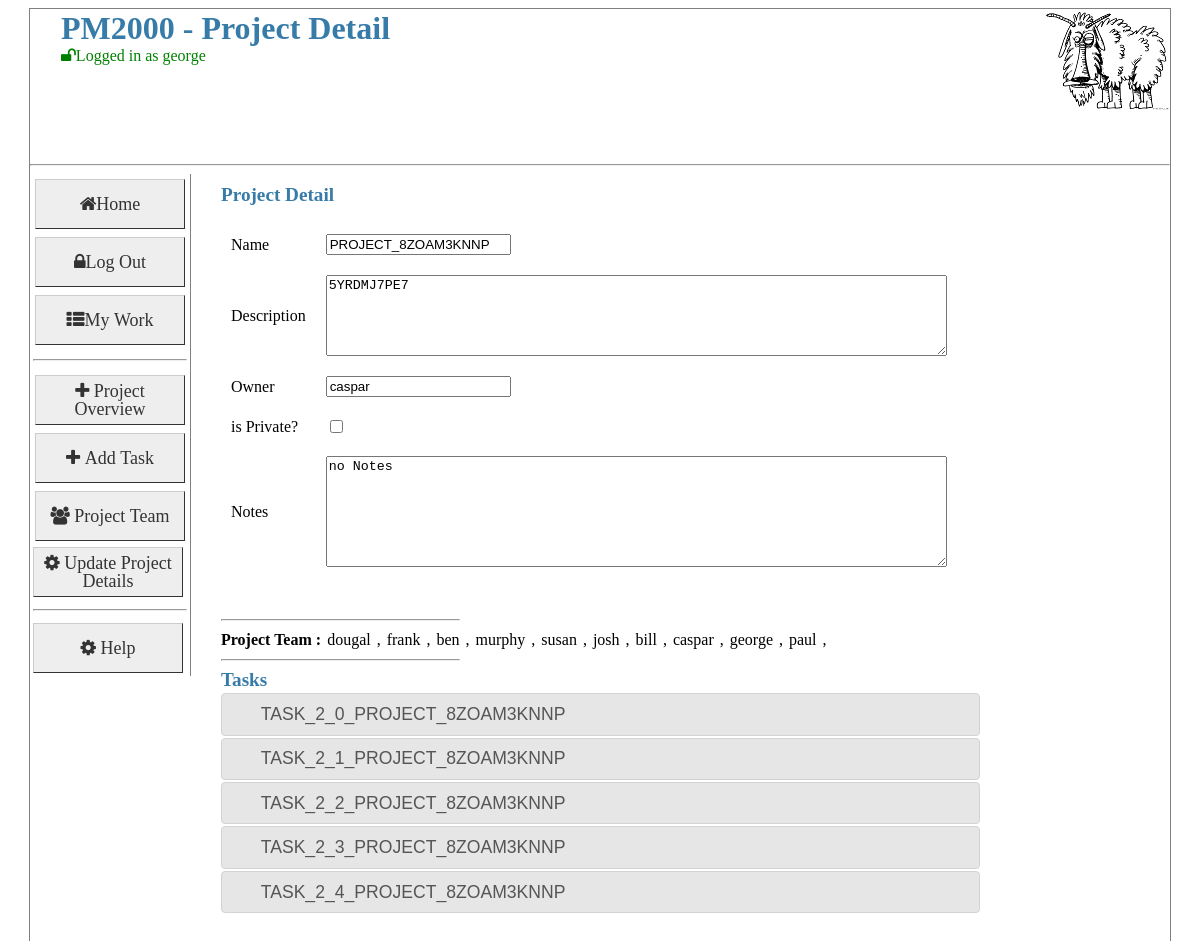
Page /showProjectDetail/id/3 (signed in) on the committed database.
### pm2000/dal/models.py (models this page shows, shortened)
class Actors(UserMixin, Base):
    __tablename__ = "actors"
    id: Mapped[int] = mapped_column(primary_key=True, autoincrement=True)
    name: Mapped[str] = mapped_column(String(250), nullable=False)
    user_name: Mapped[str] = mapped_column(String(250), nullable=False)
    email: Mapped[str] = mapped_column(String(250), nullable=True)
    password: Mapped[str] = mapped_column(String(250), nullable=False)
    role: Mapped[int] = mapped_column(Integer, nullable=False)
    is_verified: Mapped[bool] = mapped_column(Boolean, default=False)
    is_frozen: Mapped[bool] = mapped_column(Boolean, default=False)
    is_hidden: Mapped[bool] = mapped_column(Boolean, default=False)
    parent: Mapped[Projects] = relationship(back_populates="project_owner")
    projects: Mapped[List[Projects]] = relationship(
        "Projects", secondary="project_actors_link",viewonly=True
    )
    tasks:Mapped[List[Tasks]] = relationship("Tasks", secondary="task_actors_link",viewonly=True)
    @staticmethod
    def getActorBy_ID(_id):
        Logger.info("Actors.getActorBy_ID [%s]" % _id)
        actor = ""
        try:
            actor = Actors.query.filter(Actors.id == _id).one()
        except MultipleResultsFound as e:
            Logger.exception("Actors.getActorBy_ID Multiple Results Found")
        except NoResultFound as e:
            Logger.exception("Actors.getActorBy_ID no result")
        return actor

class Projects(Base):
    __tablename__ = "projects"
    id: Mapped[int] = mapped_column(primary_key=True)
    name: Mapped[str] = mapped_column(String(250), nullable=False)
    desc: Mapped[str] = mapped_column(String(1024), nullable=True)
    notes: Mapped[str] = mapped_column(String(1024), nullable=True)
    dateOpened: Mapped[DateTime] = mapped_column(DateTime, nullable=False)
    dateClosed: Mapped[DateTime] = mapped_column(DateTime, nullable=True)
    is_private: Mapped[bool] = mapped_column(Boolean, default=False)
    is_hidden: Mapped[bool] = mapped_column(Boolean, default=False)
    project_owner_id: Mapped[int] = mapped_column(ForeignKey("actors.id"))
    project_owner: Mapped[Actors] = relationship()
    project_tasks_list: Mapped[List[Tasks]] = relationship()
    actors: Mapped[List[Actors]] = relationship(secondary="project_actors_link")
    def GetChildTasks(self):
        Logger.info("Project.GetChildTasks")
        _tasks = None
        try:
            _tasks = (
                db_session.query(Tasks)
                .filter(Tasks.project_id == self.id)
                .filter(Tasks.parent_id == None)
                .all()
            )
        except:
            Logger.exception("Project.GetChildTasks")
        return _tasks

class Tasks(Base):
    __tablename__ = "tasks"
    id: Mapped[int] = mapped_column(primary_key=True)
    name: Mapped[str] = mapped_column(String(250), nullable=False)
    desc: Mapped[str] = mapped_column(String(2048), nullable=True)
    dateOpened: Mapped[DateTime] = mapped_column(DateTime, nullable=False)
    dateDue: Mapped[DateTime] = mapped_column(DateTime, nullable=True)
    dateClosed: Mapped[DateTime] = mapped_column(DateTime, nullable=True)
    priority: Mapped[Integer] = mapped_column(Integer, nullable=True)
    risk: Mapped[Integer] = mapped_column(Integer, nullable=True)
    md: Mapped[Integer] = mapped_column(Integer, nullable=True)
    is_hidden: Mapped[Boolean] = mapped_column(Boolean, default=False)
    strikeOut: Mapped[Boolean] = mapped_column(Boolean)
    closed_id:Mapped[int] = mapped_column(ForeignKey("closedAs.id"), nullable=True)
    project_id :Mapped[int]= mapped_column( ForeignKey("projects.id"), nullable=False)
    parent_id :Mapped[int]= mapped_column( ForeignKey("tasks.id"), nullable=True)
    owner_id :Mapped[int]= mapped_column( ForeignKey("actors.id"))
    child_comment = relationship("Comments")
    sub_task: Mapped[List[Tasks]] = relationship("Tasks", lazy="joined", join_depth=6)
    project = relationship("Projects", backref=backref("tasks", order_by=id),viewonly=True )
    actors :Mapped[List[Actors]]= relationship("Actors", secondary="task_actors_link" )

### pm2000/app/pm/main/views.py (the view, shortened to what this page needs)
@main.route('/showProjectDetail', methods=['GET','POST'])
@main.route('/showProjectDetail/id/<pid>', methods=['GET','POST'])
@login_required
def showProjectDetail(pid=None):
    if True:
        project=None
        form=FormProject()
        if pid is None:
            pid =getValueFromRequest(request,'prj')
            if pid is None:
                raise PmError("pid not defined")
        else:
            pass
        Logger.debug("showProject: %s" %(pid))
        if form.validate_on_submit():
            pid = form.pid.data
            project=Projects.query.filter(Projects.id==pid).one()
            Logger.debug ("updateing project")
            project.name=form.name.data
            project.desc=form.description.data
            project.notes=form.notes.data
            project.is_private=form.is_private.data
            project.is_hidden=form.is_hidden.data
            project.update()
            flash('Project updated')
        else:
            project=Projects.query.filter(Projects.id==pid).one()
        form.name.data          =project.name
        form.description.data   =project.desc
        form.owner.data         =project.project_owner.name
        form.is_private.data    =project.is_private
        form.is_hidden.data     =project.is_hidden
        form.notes.data         =project.notes
        form.pid.data           =pid
        return render_template('showProject.html', project=project,form=form)

### pm2000/app/pm/main/forms.py
class FormProject(FlaskForm):
    name=StringField('Name',validators=[DataRequired(message=u'*')])
    description=TextAreaField('Description',validators=[DataRequired(message=u'*')])
    owner=StringField('Owner',validators=[DataRequired(message=u'*')])
    is_private=BooleanField('is Private?')
    is_hidden=BooleanField('is Hidden?')
    notes=TextAreaField('Notes')
    pid=HiddenField('pid')

### pm2000/app/pm/main/views.py (called while the page is built)
@login_manager.user_loader
def load_user(user_id):
    Logger.debug("load_user:%s"%user_id)
    return Actors.getActorBy_ID(user_id)

@main.before_request
def make_session_permanent():
    Logger.debug( "before request")

@main.after_request
def save_data_to_session(response):
    return response

### pm2000/pm.py (called while the page is built)
@pm.template_filter('dateFilter')
def _jinja2_filter_datetime(date, fmt=None):
    format='%b %d, %Y'
    return date.strftime(format)

### pm2000/app/pm/templates/showProject.html (shortened to what this page needs)
{% extends "layout.html" %}
{% block pageTitle %}
 - Project Detail
{% endblock %}
{% block sidebar %}
    <tr><td><a href="{{url_for('main.showProjectOverview',pid=project.id)}}" class="button"><i class="fa fa-plus"> Project Overview</i></a></td></tr>
    {% if current_user.is_authenticated %}
        <tr><td><a href="{{url_for('main.projectAddTask',prj=project.id)}}" class="button"><i class="fa fa-plus"> Add Task</i></a></td></tr>
        <tr><td><a href={{url_for('main.ModifyProjectActors',prj=project.id)}} class="button"><i class="fa fa-users"> Project Team</i></a></td></tr>
        <tr><td><button onclick="sbmit_item()" class="button"><i class="fa fa-cog"> Update Project Details</i></button> </td></tr>
    {% endif %}
{% endblock %}
{% block content %}
<h2>Project Detail </h2>
        {% if project %}
           <form method="POST" id="new_prj_frm" action={{url_for('main.showProjectDetail',pid=project.id)}}>
              <div class=project>
                <table>
                <tr><td>{{form.name.label}}         </td> <td> {{form.name}}{{form.name.errors | first}}</td></tr>
                <tr><td>{{form.description.label}}  </td> <td> {{form.description(rows=5,cols=75)}}{{form.description.errors | first}}</td></tr>
                <tr><td>{{form.owner.label}}        </td> <td> {{form.owner(readonly=true) }}{{form.owner.errors | first}}</td></tr>
                <tr><td>{{form.is_private.label}}   </td> <td> {{form.is_private}}</td></tr>
                <tr><td>{{form.notes.label}}        </td> <td> {{form.notes(rows=7,cols=75)}}</td></tr>
                </table>
                </div>
            </form>
            <hr align="left" width="25%">
            <B> Project Team :</B>
                {% for a in project.actors %}
                <div class=user_display  title="Group membership TODO">{{a.name}}</div> ,
                {% endfor %}
            <hr align="left" width="25%">
             {% if project.GetChildTasks() %}
                <form action="/showTask" method="GET">
                <h2> Tasks</h2>
                <div class=project style="width:80%;">
                <div id="accordion">
                {% for t in project.GetChildTasks() %}
                        <h3>{{t.name }}</h3>
                {% endfor %}
                 </div>
                </div>
             {% endif %}
        {% else %}
            <h2> Sorry, no projects found! </h2>
        {% endif %}
{% endblock %}

### pm2000/app/pm/templates/layout.html (shortened to what this page needs)
<html>
<head>
{% if config.USE_LOCAL_JQUERY==True %}
    <link   rel="stylesheet" href="{{ url_for('static', filename='jquery/jquery-ui.css') }}">
{% else %}
    <link rel="stylesheet" href="//code.jquery.com/ui/1.11.4/themes/smoothness/jquery-ui.css">
    <script src="//code.jquery.com/jquery-1.10.2.js"></script>
    <script src="//code.jquery.com/ui/1.11.4/jquery-ui.js"></script>
{% endif %}
<link rel=stylesheet type=text/css   href="{{ url_for('static', filename='style.css') }}">
<link rel="stylesheet" type=text/css href="{{ url_for('static', filename='font-awesome-4.3.0/css/font-awesome.min.css') }}">
</head>
<body onload="init()">
<div class="parent">
    <div class=header>
    <img src="{{ url_for('static', filename=config.TITLE_IMAGE) }}" alt="" align="right" >
    <h1>{{ config.TITLE }}{% block pageTitle %}{% endblock %}</h1>
    {% if current_user.is_authenticated %}
         <font color="green"><i class="fa fa-unlock fa">Logged in as {{current_user.name}} {% if g.role %}With Role:{{g.role}}{% endif %}</i></font></br>
    {% else %}
         <font color="red"><i class="fa fa-lock fa">Not Logged In</i></font></br>
    {% endif %}
    </div>
    <hr>
    <div class="sidebar">
        <table border=0>
                <tr><td><a href={{url_for('.project_manager')}} class="button"><i class="fa fa-home">Home</i></a></td></tr>
            {% if current_user.is_authenticated %}
                <tr><td><a href={{url_for('.logout')}} class="button"><i class="fa fa-lock">Log Out</i></a></td></tr>
                <tr><td><a href={{url_for('.showMyWork')}} class="button"><i class="fa fa-th-list">My Work</i></a></td></tr>
            {% else %}
                <tr><td><a href={{url_for('.login')}} class="button"><i class="fa fa-unlock"> Log In</i></a></td></tr>
            {% endif %}
        <tr><td><hr></td></tr>
       {% block sidebar %} {% endblock %}
        <tr><td><hr></td></tr>
       <tr><td><button  type="button"  id="opener" class="button"> <i class="fa fa-cog" > Help </i></button></td></tr>
       </table>
    </div>
    <div class="content">
        {% block content %}{% endblock %}
   </div>
</div>
</body>
</html>

### pm2000/app/pm/static/style.css (style rules this page uses)
body { background-color:white; }
a, h1, h2 { color: #377BA8; }
a { text-decoration: none; }
h1, h2 { font-family: 'Georgia', serif; margin: 0; }
h1 { font-size: 2em; }
h2 { font-size: 1.2em; }
.parent { margin-left: auto; margin-right: auto; width: 95vw; height: 95vh; border: 1px solid gray; }
.header { margin:1px; height: 15%; padding-left:30px; overflow: hidden }
.sidebar { width: 10em; border-right: 1px solid grey; float: left; }
.content { overflow: auto; height:75%; padding-top:10px; padding-bottom:10px; padding-left:30px; }
.project table { border-collapse: collapse; }
.project table,.project td { text-align: left; padding:10px; border: 1px solid light grey; }
.user_display { display: inline-block; margin: 2px; }
.sidebar .button { display: table-cell; font: bold 18px Arial; text-decoration: none; background-color: #EEEEEE; color: #333333; padding: 2px 2px 2px 2px; border-top: 1px solid #CCCCCC; border-right: 1px solid #333333; border-bottom: 1px solid #333333; border-left: 1px solid #CCCCCC; width:150px; height:50px; text-align:center; vertical-align: middle; }

### rows in the picture
Actors: name "george"
Projects: name "PROJECT_8ZOAM3KNNP", notes "no Notes"
Actors: name "dougal"
Actors: name "frank"
Actors: name "ben"
Actors: name "murphy"
Actors: name "susan"
Actors: name "josh"
Actors: name "bill"
Actors: name "caspar"
Actors: name "paul"
Tasks: name "TASK_2_0_PROJECT_8ZOAM3KNNP"
Tasks: name "TASK_2_1_PROJECT_8ZOAM3KNNP"
Tasks: name "TASK_2_2_PROJECT_8ZOAM3KNNP"
Tasks: name "TASK_2_3_PROJECT_8ZOAM3KNNP"
Tasks: name "TASK_2_4_PROJECT_8ZOAM3KNNP"

### other values in the picture
{{ config.TITLE }} "PM2000"
